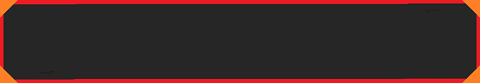
#> input picture barrapunto.png, 480 x 83 px
$ python Emoji_bar.py
#> lines starting #> are read from the running program, lines starting #| are printed output that depends on the picture; after the words box and inside, x2 and y2 are one past the last pixel; in counts of white or black regions, pixels touching at a corner belong together
import cv2
import random

class emojiBar():


    def __init__(self,emojilist=[1,2,3,4,5],infinito=True):
        self.emojiList= emojilist
        self.puntos=0
        self.imageBar= None
        self.ultimo=0

        self.maxpuntos=0


        self.actualizar()

    def actualizar(self,pierde=False):
#> called with pierde = False
        emojiPrint = []
        for emoji in self.emojiList:
            if(emoji==0): #vacio=0
                vacio= cv2.imread("emoji_vacio.png")
                emojiPrint.append(vacio)

            elif(emoji==1): #hi5=1
                hi5=cv2.imread("emoji_hi5.png")
                emojiPrint.append(hi5)

            elif(emoji==2): #like=2
                like=cv2.imread("emoji_like.png")
                emojiPrint.append(like)

            elif(emoji==3): #lose=3
                lose=cv2.imread("emoji_lose.png")
                emojiPrint.append(lose)

            elif(emoji==4): #nea=4
                nea=cv2.imread("emoji_nea.png")
                emojiPrint.append(nea)

            elif(emoji==5): #ok=5
                ok=cv2.imread("emoji_ok.png")
                emojiPrint.append(ok)

            elif(emoji==6): #paece=6
                peace= cv2.imread("emoji_peace.png")
                emojiPrint.append(peace)

            elif(emoji==7): #puño=7
                puno=cv2.imread("emoji_puno.png")
                emojiPrint.append(puno)

        barra=cv2.hconcat(emojiPrint)
        print(type(barra))
#| <class 'NoneType'>
        score= cv2.imread("barrapunto.png")
#> score is the input picture: shape (83, 480, 3); mean B, G, R 37.8, 38.4, 61
        height, width, _  = score.shape
#> height = 83; width = 480
        if(pierde==False):
            cv2.putText(score, "puntos: "+ str(self.puntos), (int(0.05*width), int(0.6*height)),
                        cv2.FONT_HERSHEY_PLAIN, 3, (0,255, 0), 2, )
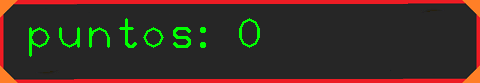
#> score: shape (83, 480, 3); 2.95% of pixels changed, all inside (x1, y1, x2, y2) = (29, 18, 260, 57)
        if(pierde==True):
            cv2.putText(score, "maxpuntos: "+ str(self.maxpuntos), (int(0.05*width), int(0.6*height)),
                        cv2.FONT_HERSHEY_PLAIN, 3, (0,0, 255), 2, )
#> (the run stopped early here; a loop or call above may not have finished)
